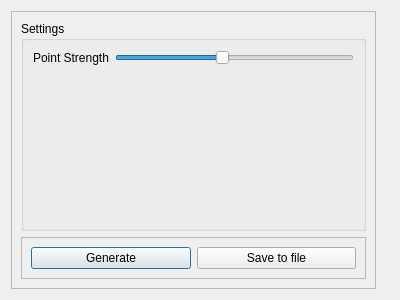
<?xml version="1.0" encoding="UTF-8"?>
<ui version="4.0">
 <class>HeatmapGeneratorWindow</class>
 <widget class="QDialog" name="HeatmapGeneratorWindow">
  <property name="geometry">
   <rect>
    <x>0</x>
    <y>0</y>
    <width>400</width>
    <height>300</height>
   </rect>
  </property>
  <property name="sizePolicy">
   <sizepolicy hsizetype="Minimum" vsizetype="Minimum">
    <horstretch>0</horstretch>
    <verstretch>0</verstretch>
   </sizepolicy>
  </property>
  <property name="windowTitle">
   <string>Dialog</string>
  </property>
  <layout class="QHBoxLayout" name="horizontalLayout">
   <item>
    <widget class="QFrame" name="frame">
     <property name="frameShape">
      <enum>QFrame::Shape::StyledPanel</enum>
     </property>
     <property name="frameShadow">
      <enum>QFrame::Shadow::Raised</enum>
     </property>
     <layout class="QVBoxLayout" name="verticalLayout">
      <item>
       <widget class="QGroupBox" name="groupBox">
        <property name="sizePolicy">
         <sizepolicy hsizetype="Minimum" vsizetype="Minimum">
          <horstretch>0</horstretch>
          <verstretch>0</verstretch>
         </sizepolicy>
        </property>
        <property name="title">
         <string>Settings</string>
        </property>
        <layout class="QFormLayout" name="formLayout">
         <item row="0" column="0">
          <widget class="QLabel" name="label_2">
           <property name="text">
            <string>Point Strength</string>
           </property>
          </widget>
         </item>
         <item row="0" column="1">
          <widget class="QSlider" name="pointStrengthSlider">
           <property name="minimum">
            <number>1</number>
           </property>
           <property name="maximum">
            <number>10</number>
           </property>
           <property name="pageStep">
            <number>2</number>
           </property>
           <property name="value">
            <number>5</number>
           </property>
           <property name="orientation">
            <enum>Qt::Orientation::Horizontal</enum>
           </property>
          </widget>
         </item>
        </layout>
       </widget>
      </item>
      <item>
       <widget class="QFrame" name="frame_2">
        <property name="sizePolicy">
         <sizepolicy hsizetype="Minimum" vsizetype="Maximum">
          <horstretch>0</horstretch>
          <verstretch>0</verstretch>
         </sizepolicy>
        </property>
        <property name="frameShape">
         <enum>QFrame::Shape::StyledPanel</enum>
        </property>
        <property name="frameShadow">
         <enum>QFrame::Shadow::Raised</enum>
        </property>
        <layout class="QGridLayout" name="gridLayout_2">
         <item row="0" column="0">
          <widget class="QPushButton" name="generateButton">
           <property name="text">
            <string>Generate</string>
           </property>
          </widget>
         </item>
         <item row="0" column="1">
          <widget class="QPushButton" name="saveButton">
           <property name="text">
            <string>Save to file</string>
           </property>
          </widget>
         </item>
        </layout>
       </widget>
      </item>
     </layout>
    </widget>
   </item>
   <item>
    <widget class="QLabel" name="label">
     <property name="sizePolicy">
      <sizepolicy hsizetype="Maximum" vsizetype="Maximum">
       <horstretch>0</horstretch>
       <verstretch>0</verstretch>
      </sizepolicy>
     </property>
     <property name="text">
      <string/>
     </property>
     <property name="scaledContents">
      <bool>true</bool>
     </property>
     <property name="alignment">
      <set>Qt::AlignmentFlag::AlignJustify|Qt::AlignmentFlag::AlignVCenter</set>
     </property>
     <property name="wordWrap">
      <bool>false</bool>
     </property>
    </widget>
   </item>
  </layout>
 </widget>
 <resources/>
 <connections/>
</ui>
